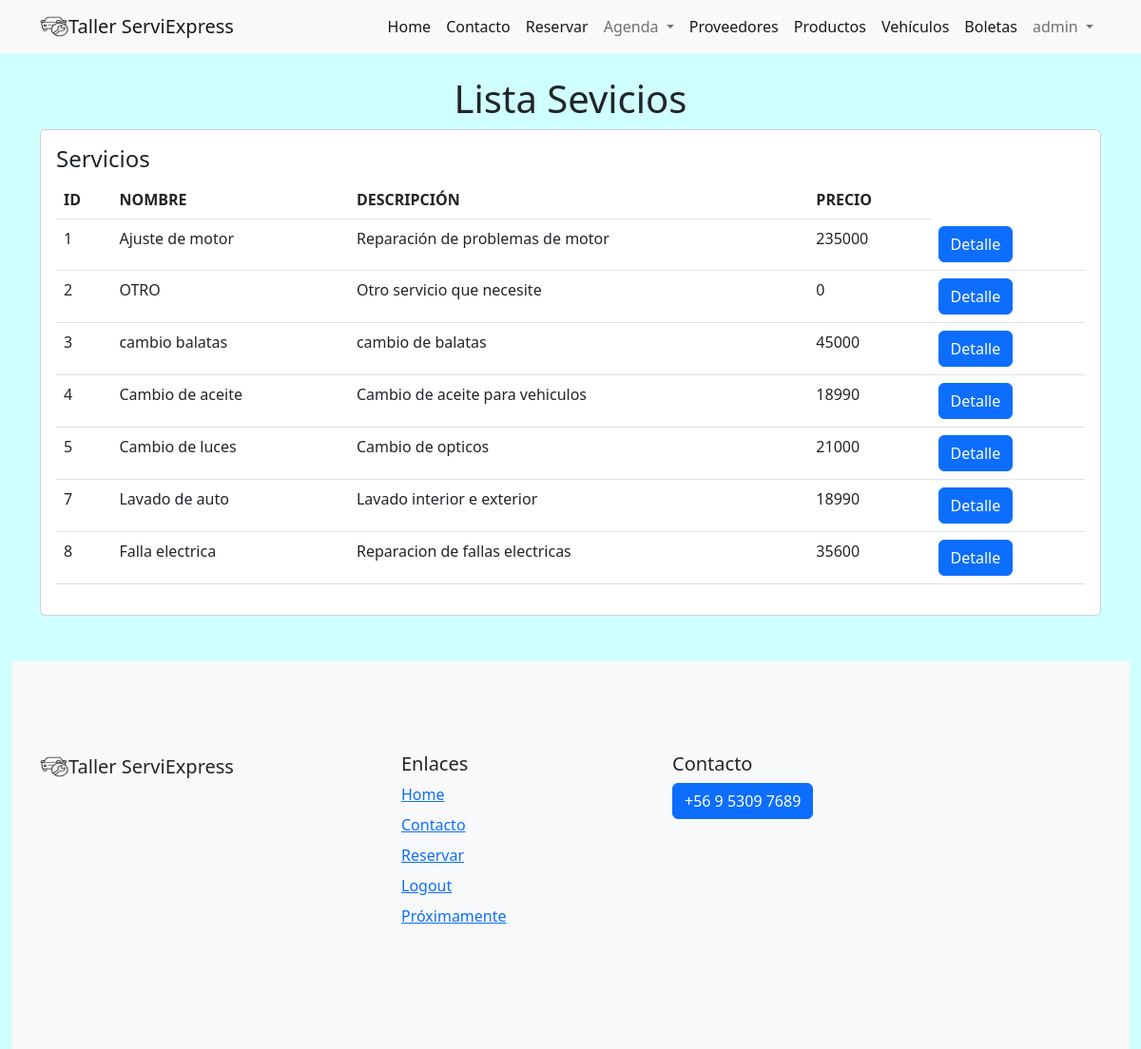
The page /servicios/ (signed in) on the database its author committed.
### task/models.py (models this page shows, shortened)
class Servicio(models.Model):
    id = models.AutoField(primary_key=True)
    nombre = models.CharField(max_length=30)
    descripcion = models.TextField(blank=True)
    valor = models.IntegerField(blank=True,editable=True)

### task/views.py (the view)
# urls.py: path('servicios/', views.listServicios,name='listServicios'),
@login_required
def listServicios(request):
    servicio = Servicio.objects.all()#Reserva.objects.filter(user=request.user)
    return render(request, 'servicios.html',{
        'servicio': servicio
    })

### task/templates/servicios.html
{% extends 'base.html' %}
{% block content%}
{% load static %}
<br>
<main class="container">
    <div class="row">
        <div class="col-md-8s ">
<h1 class="text-center">Lista Sevicios</h1>
<div class="card">
    <div class="card-body">
        <h4 class="card-title">Servicios</h4>
        <table class="table">
            <thead>
                <tr>
                    <th>ID</th>
                    <th>NOMBRE</th>
                    <th>DESCRIPCIÓN</th>
                    <th>PRECIO</th>
                </tr>
            </thead>
            <tbody>
                {% for servicio in servicio %}
                <tr>
                    <td>{{ servicio.id }}</td>
                    <td>
                        {{ servicio.nombre}}
                    </td>
                    <td>{{ servicio.descripcion }}</td>
                    <td>{{ servicio.valor}}</td>
                    <td>
                        <a href="{% url 'detalleServicio' servicio.id %}" class="btn btn-primary">Detalle</a>
                    </td>
                </tr>
                {% endfor %}
            </tbody>
        </table>
    </div>
</div>
        </div>
    </div>
</main>
{% endblock %}

### task/templates/base.html (shortened to what this page needs)
{% load static %}
<!doctype html>
<html lang="en">
  <head>
    <link href="https://cdn.jsdelivr.net/npm/bootstrap@5.2.3/dist/css/bootstrap.min.css" rel="stylesheet">
    <link type="text/css" rel="stylesheet" href="{% static 'task/css/style.css' %}">
  </head>
  <body>
    <nav class="navbar navbar-expand-lg bg-light">
        <div class="container">
            <img src="{% static 'task/img/mecanico.png' %}" alt="Logo flor " width="30" height="24">
            <a class="navbar-brand" href="{% url 'home' %}">Taller ServiExpress</a>
          <div class="collapse navbar-collapse" id="navbarTogglerDemo01">
            <ul class="navbar-nav ms-auto">
              <li class="nav-item">
                <a class="nav-link active" aria-current="page" href="{% url 'home' %}">Home</a>
              </li>
              <li class="nav-item">
                <a class="nav-link active" aria-current="page" href="{% url 'contacto' %}">Contacto</a>
              </li>
              {% if user.is_authenticated %}
              <li class="nav-item">
                <a class="nav-link active" href="{% url 'crearReserva' %}">Reservar</a>
              </li>
              {% endif %}
              {% if perms.task.view_reserva %}
              <li class="nav-item dropdown">
                <a class="nav-link dropdown-toggle" href="#" role="button" data-bs-toggle="dropdown" aria-expanded="false">
                  Agenda
                </a>
              </li>
              {% endif %}
              {% if perms.task.view_proveedor %}
              <li class="nav-item">
                <a class="nav-link active" href="{% url 'listProveedor' %}">Proveedores</a>
              </li>
              {% endif %}
              {% if perms.task.view_producto %}
              <li class="nav-item">
                <a class="nav-link active" href="{% url 'listProductos' %}">Productos</a>
              </li>
              {% endif %}
              {% if perms.task.view_vehiculo %}
              <li class="nav-item">
                <a class="nav-link active" href="{% url 'listVehiculos' %}">Vehículos</a>
              </li>
              {% endif %}
              {% if perms.task.view_boleta %}
              <li class="nav-item">
                <a class="nav-link active" href="{% url 'listBoletas' %}">Boletas</a>
              </li>
              {% endif %}
              {% if user.is_authenticated %}
              <li class="nav-item dropdown">
                <a class="nav-link dropdown-toggle" href="#" role="button" data-bs-toggle="dropdown" aria-expanded="false">
                  {{ user.username }}
                </a>
              </li>
                {% else %}
                <a class="nav-link active" href="{% url 'iniciarSesion' %}">Login</a>
              </li>
              <li class="nav-item">
                <a class="nav-link active" href="{% url 'registrarse' %}">Registrarse</a>
              </li>
              {% endif %}
            </ul>
          </div>
        </div>
      </nav>
    {% block content %}
    {% endblock %}
    <footer class="container-fluid">
        <footer class="bd-footer py-5 mt-5 bg-light">
            <div class="container py-5">
                <div class="row">
                    <div class="col-lg-3 mb-3">
                        <a class="d-inline-flex align-items-center mb-2 link-dark text-decoration-none" href="/" aria-label="Bootstrap">
                            <img src="{% static 'task/img/mecanico.png' %}" alt="Logo mecanico " width="30" height="24">
                            <span class="fs-5">Taller ServiExpress</span>
                        </a>
                    </div>
                    <div class="col-6 col-lg-2 offset-lg-1 mb-3">
                        <h5>Enlaces</h5>
                        <ul class="list-unstyled">
                            <li class="mb-2"><a href="{% url 'home' %}">Home</a></li>
                            <li class="mb-2"><a href="{% url 'contacto' %}">Contacto</a></li>
                            {% if user.is_authenticated %}
                            <li class="mb-2"><a href="{% url 'crearReserva' %}">Reservar</a></li>
                            <li class="mb-2"><a href="{% url 'cerrarSesion' %}">Logout</a></li>
                            {% else %}
                            <li class="mb-2"><a href="{% url 'iniciarSesion' %}">Login</a></li>
                            <li class="mb-2"><a href="{% url 'registrarse' %}">Registrarse</a></li>
                            {% endif %}
                            <li class="mb-2"><a href="#">Próximamente</a></li>
                        </ul>
                    </div>
                    <div class="col-6 col-lg-2 offset-lg-1 mb-3">
                        <h5>Contacto</h5>
                        <p class="btn btn-primary">+56 9 5309 7689</p>
                    </div>
                </div>
            </div>
        </footer>
    </footer>
  </body>
</html>

### task/static/task/css/style.css (style rules this page uses)
body { background-color: #d0ffff; }

### rows shown on the page
Servicio: id "1", nombre "Ajuste de motor", descripcion "Reparación de problemas de motor", valor "235000"
Servicio: id "2", nombre "OTRO", descripcion "Otro servicio que necesite", valor "0"
Servicio: id "3", nombre "cambio balatas", descripcion "cambio de balatas", valor "45000"
Servicio: id "4", nombre "Cambio de aceite", descripcion "Cambio de aceite para vehiculos", valor "18990"
Servicio: id "5", nombre "Cambio de luces", descripcion "Cambio de opticos", valor "21000"
Servicio: id "7", nombre "Lavado de auto", descripcion "Lavado interior e exterior", valor "18990"
Servicio: id "8", nombre "Falla electrica", descripcion "Reparacion de fallas electricas", valor "35600"

### other values the page prints
{{ user.username }} "admin"
